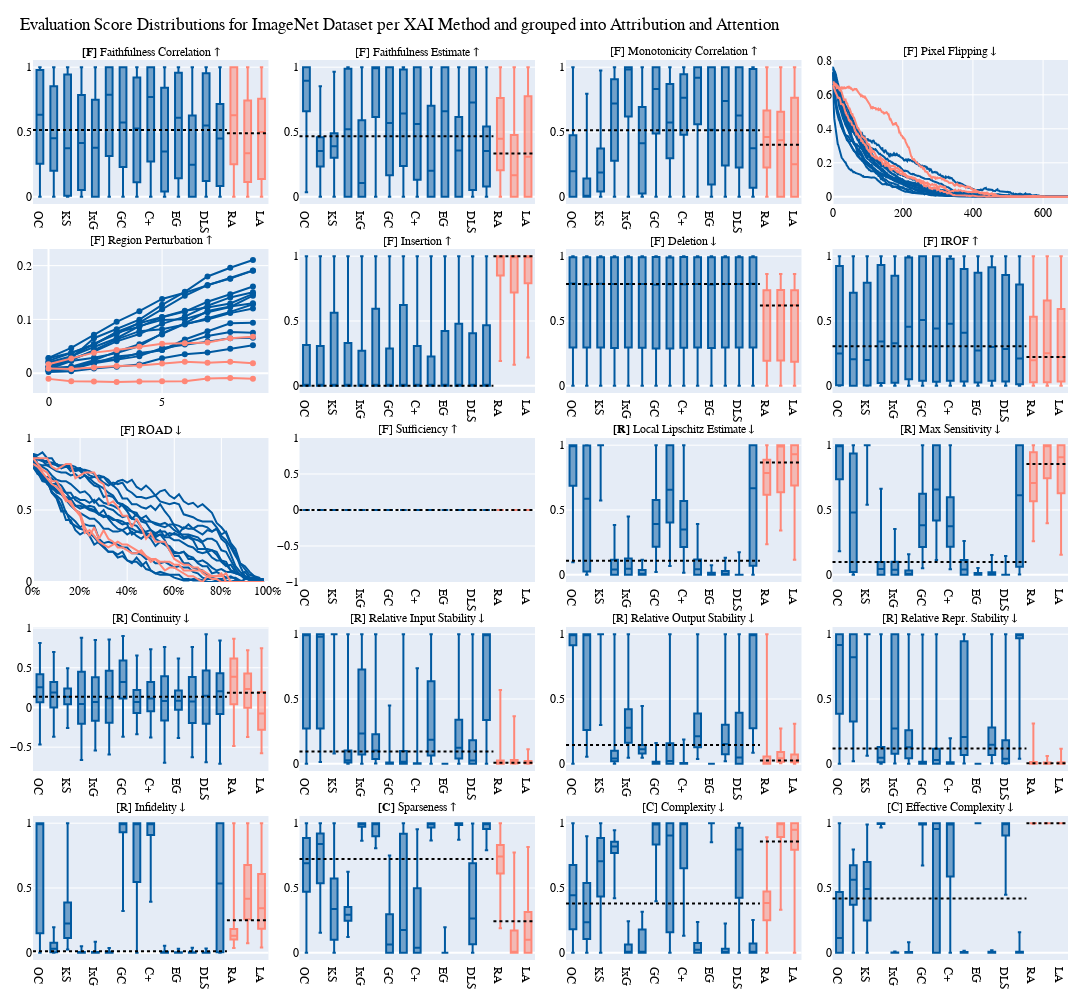

Source (notebook cell):
### Markdown cell above
### Visualize Eval Results

### Code cell
from plotly.subplots import make_subplots
import plotly.graph_objects as go

data = arr_image_inet

def NormalizeData(data, min, max):
    return (data - min) / ((max - min) + 0.00000000001)

titles = ["<b>[F]</b> Faithfulness Correlation \u2191", "[F] Faithfulness Estimate \u2191", "[F] Monotonicity Correlation \u2191", "[F] Pixel Flipping (AUC) \u2193", "[F] Region Perturbation (AUC) \u2191", "[F] Insertion \u2191", "[F] Deletion \u2193", "[F] IROF (AOC) \u2191", "[F] ROAD (AUC) \u2193", "[F] Sufficiency \u2191", "<b>[R]</b> Local Lipschitz Estimate \u2193", 
           "[R] Max Sensitivity \u2193", "[R] Continuity (PCC) \u2193", "[R] Relative Input Stability \u2193", "[R] Relative Output Stability \u2193", "[R] Relative Repr. Stability \u2193", "[R] Infidelity \u2193", "<b>[C]</b> Sparseness \u2191", "[C] Complexity \u2193", "[C] Effective Complexity \u2193"]

methods = ["OC","LI","KS","SA","IxG", "GB","GC","SC","C+", "IG", "EG", "DL", "DLS", "LRP", "RA", "RoA", "LA"] if data[0].shape[1] == 20 else ["OC","LI","KS","SA","IxG", "GB", "IG", "EG", "DL", "DLS", "LRP", "RA", "RoA", "LA"]

fig = make_subplots(
    rows=5,
    cols=4,
    vertical_spacing = 0.05,
    horizontal_spacing= 0.03,
    subplot_titles=titles if data[0].shape[1] == 20 else titles[:7] + titles[7+1:],

)

plot_type =[0,0,0,1,1,0,0,0,1,0,0,0,2,0,0,0,0,0,0,0] if data[0].shape[1] == 20 else [0,0,0,1,1,0,0,1,0,0,0,2,0,0,0,0,0,0,0]
plot_row = [1,1,1,1,2,2,2,2,3,3,3,3,4,4,4,4,5,5,5,5]
plot_col = [1,2,3,4,1,2,3,4,1,2,3,4,1,2,3,4,1,2,3,4]
plot_x = ["attr","attr","attr","attr","attr","attr","attr","attr","attr","attr","attr","attr","attr","attr","atten","atten","atten",] if data[0].shape[1] == 20 else ["attr","attr","attr","attr","attr","attr","attr","attr","attr","attr","attr","atten","atten","atten",]

for i in range(data[0].shape[1]):
    if plot_type[i] == 0:
        d = np.vstack([data[0][:,i,:], data[1][:,i,:], data[2][(data[2].shape[0] - 3):data[2].shape[0],i,:]]).flatten()
        q_h = np.quantile(d, 0.8)
        q_l = np.quantile(d, 0.2)
        d = np.clip(d, q_l, q_h)
        d_max = d.max()
        d_min = d.min()

        data[0][:,i,:] = NormalizeData(np.clip(data[0][:,i,:], q_l, q_h),d_min,d_max)
        data[1][:,i,:] = NormalizeData(np.clip(data[1][:,i,:], q_l, q_h),d_min,d_max)
        data[2][(data[2].shape[0] - 3):data[2].shape[0],i,:] = NormalizeData(np.clip(data[2][(data[2].shape[0] - 3):data[2].shape[0],i,:], q_l, q_h),d_min,d_max)

        for j in range(data[0].shape[0]):
            fig.add_trace(go.Box(y=np.concatenate((data[0][j,i,:], data[1][j,i,:])),name = methods[j], marker_color="#0059A0", showlegend=False, boxpoints=False), # model, explain, eval, n
                row=plot_row[i],
                col=plot_col[i],
            )        
        for j in range(data[2].shape[0] - 3,data[2].shape[0]):
            fig.add_trace(go.Box(y=data[2][j,i,:],name = methods[j], marker_color='#FF8777', showlegend=False, boxpoints=False), # model, explain, eval, n
                row=plot_row[i],
                col=plot_col[i],
            )

        fig.add_hline(y=np.median(np.concatenate((data[0][:,i,:], data[1][:,i,:]))),x0=0, x1=(1/17)*14, line_dash="dot", row=plot_row[i], col=plot_col[i], line_color="#000000", line_width=2)
        fig.add_hline(y=np.median(data[2][(data[2].shape[0] - 3) : data[2].shape[0],i,:]),x0=(1/17)*14, x1=1, line_dash="dot", row=plot_row[i], col=plot_col[i], line_color="#000000", line_width=2)

    elif plot_type[i] == 1:
        for j in range(data[0].shape[0]):
            fig.add_trace(go.Scatter(y=np.mean(np.concatenate((np.vstack(data[0][j,i,:]), np.vstack(data[1][j,i,:]))), axis = 0),name = methods[j],marker_color="#0059A0", showlegend=False),
                row=plot_row[i],
                col=plot_col[i],
            )

        for j in range(data[2].shape[0] - 3,data[2].shape[0]):
            fig.add_trace(go.Scatter(y =np.mean(np.vstack(data[2][j,i,:]), axis = 0),name = methods[j], marker_color='#FF8777', showlegend=False),
                row=plot_row[i],
                col=plot_col[i],
            )
    else:
        a = []
        b = []
        c = []
        for j in range(data[0].shape[0]):
            a.append([np.mean([
                    np.nan_to_num(pearsonr(
                        data[0][j,i,:][sample][len(data[0][j,i,:][0])-1],
                        data[0][j,i,:][sample][ix_patch],
                    )[0])
                    for ix_patch in range(len(data[0][j,i,:][0]))])
                    for sample in range(len(data[0][j,i,:]))
                ]
            )

            b.append([np.mean([
                    np.nan_to_num(pearsonr(
                        data[1][j,i,:][sample][len(data[1][j,i,:][0])-1],
                        data[1][j,i,:][sample][ix_patch],
                    )[0]) if np.sum(np.isnan(data[1][j,i,:][sample][ix_patch])) == 0 else 0
                    for ix_patch in range(len(data[1][j,i,:][0]))])
                    for sample in range(len(data[1][j,i,:]))
                ]
            )
        
            fig.add_trace(go.Box(y=np.concatenate((np.array(a[-1]), np.array(b[-1]))),name = methods[j], marker_color="#0059A0", showlegend=False, boxpoints=False), # model, explain, eval, n
                row=plot_row[i],
                col=plot_col[i],
            )        
            
        for j in range(data[2].shape[0] - 3,data[2].shape[0]):
            c.append([np.mean([
                np.nan_to_num(pearsonr(
                    data[2][j,i,:][sample][len(data[2][j,i,:][0])-1],
                    data[2][j,i,:][sample][ix_patch],
                )[0])
                for ix_patch in range(len(data[2][j,i,:][0]))])
                for sample in range(len(data[2][j,i,:]))
            ]
            )

            fig.add_trace(go.Box(y=np.array(c[-1]),name = methods[j], marker_color='#FF8777', showlegend=False, boxpoints=False), # model, explain, eval, n
                row=plot_row[i],
                col=plot_col[i],
            )

        fig.add_hline(y=np.median(np.concatenate((np.array(a), np.array(b)))),x0=0, x1=(1/17)*14, line_dash="dot", row=plot_row[i], col=plot_col[i], line_color="#000000", line_width=2)
        fig.add_hline(y=np.median(np.array(c)),x0=(1/17)*14, x1=1, line_dash="dot", row=plot_row[i], col=plot_col[i], line_color="#000000", line_width=2)

fig.update_yaxes(range = [0,1],row=3 if data[0].shape[1] == 20 else 2,col = 1 if data[0].shape[1] == 20 else 4)
fig.update_xaxes(range = [0,50],tickvals = [0,10,20,30,40,50], ticktext = ["0%","20%","40%","60%","80%","100%"],row=3 if data[0].shape[1] == 20 else 2,col = 1 if data[0].shape[1] == 20 else 4)

fig.update_layout(
    height=1000,
    width=2000,
    margin=dict(t=60, b=10, r=10, l=10),
    font=dict(
        family="Helvetica",
        color="#000000",
    ),
    title_font=dict(
        family="Helvetica",
        color="#000000",
    ),
    title={
        'text': "Evaluation Score Distributions for ImageNet Dataset per XAI Method and grouped into Attribution and Attention",
        # 'y':0.9,
        'x':0.0181,
        }

)

#fig = left_align_facet_plot_titles(fig)
fig.update_annotations(font_size=12)
#fig.write_image(os.getcwd() + "/data/figures/eval_distr/shapenet.png", scale=2)
fig.show()
